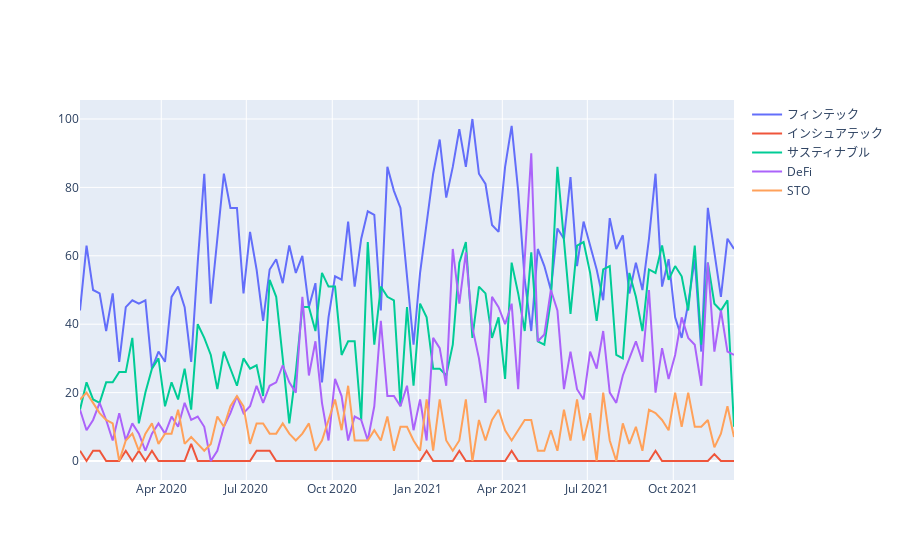

Source (notebook cell):
### Code cell
df = pytrend.interest_over_time()
df.to_csv("./brand.csv")
df = pd.read_csv("./brand.csv", engine="python")
go.Figure(
    [
        go.Scatter(x=df["date"], y=df["フィンテック"], name="フィンテック"),
        go.Scatter(x=df["date"], y=df["インシュアテック"], name="インシュアテック"),
        go.Scatter(x=df["date"], y=df["サスティナブル"], name="サスティナブル"),
        go.Scatter(x=df["date"], y=df["DeFi"], name="DeFi"),
        go.Scatter(x=df["date"], y=df["STO"], name="STO"),
    ]
)
